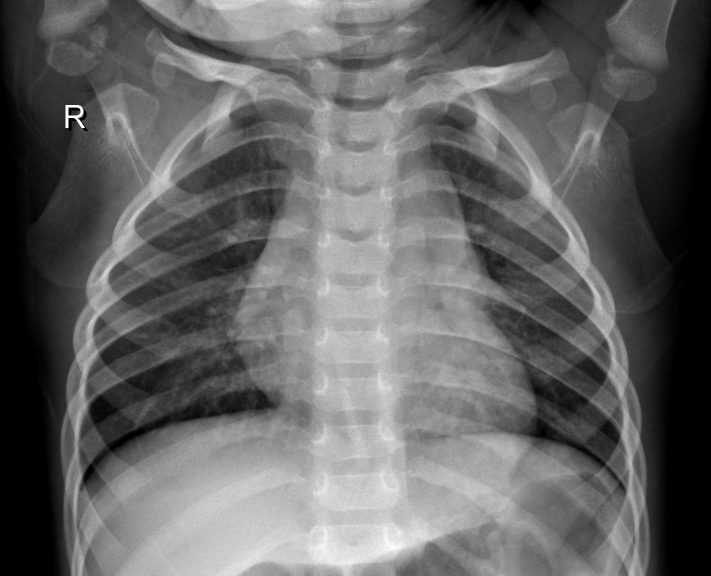
#> input picture train/NORMAL/IM-0117-0001.jpeg, 1422 x 1152 px (shown at 1/2 size); its folder holds only this picture in this run
$ jupyter execute --allow-errors Untitled.ipynb   (shell and % lines are left out)
#> lines starting #> are read from the running program, lines starting #| are printed output that depends on the picture
[cell 1]

import numpy as np
import pandas as pd
import matplotlib
import matplotlib.pyplot as plt
import cv2, os, random
from PIL import Image
import plotly
import plotly.graph_objs as go
import plotly.express as px
from plotly.offline import init_notebook_mode, plot, iplot

#____________________________________________________________

import glob
import tensorflow
from tensorflow.keras.preprocessing.image import array_to_img, img_to_array, load_img
from tensorflow.keras.layers import Conv2D, Flatten, MaxPooling2D, Dense, Dropout, BatchNormalization
from tensorflow.keras.models import Sequential
from mlxtend.plotting import plot_confusion_matrix
from tensorflow.keras.preprocessing import image
from tensorflow.keras.preprocessing.image import ImageDataGenerator
from sklearn.metrics import classification_report, confusion_matrix, accuracy_score
from tensorflow.keras.callbacks import ReduceLROnPlateau
from tensorflow.keras.applications.vgg16 import VGG16
from sklearn.model_selection import train_test_split

#____________________________________________________________

from tqdm.notebook import tqdm
from termcolor import colored
# import albumentations as A

#____________________________________________________________

from warnings import filterwarnings
filterwarnings("ignore")

from sklearn import set_config
set_config(print_changed_only = False)
directory = "D:/Chuyên đề/archive/chest_xray/chest_xray/"

#____________________________________________________________

print(colored("Required libraries were succesfully imported...", color = "green", attrs = ["bold", "dark"]))

[cell 2]
print(tensorflow.config.list_physical_devices("GPU"))
#> (this line was passed over: tensorflow is not available in this run)

print("________________________________________________")

print(tensorflow.test.is_gpu_available(cuda_only = False, min_cuda_compute_capability = None))
#> (this line was passed over: tensorflow is not available in this run)
#> pass 3 of the loop `for i in datasets:`:
#> further down, image is the input picture: PIL image 1422x1152 L; min 0, max 255, mean 100.7
#> `img = image.resize((512, 512))`:
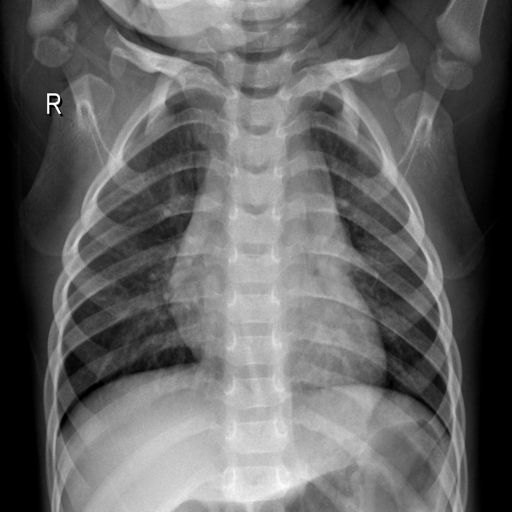
#> img: PIL image 512x512 L; min 0, max 255, mean 100.6
#> pass 3 of the loop `for i in range(1, 10):`:
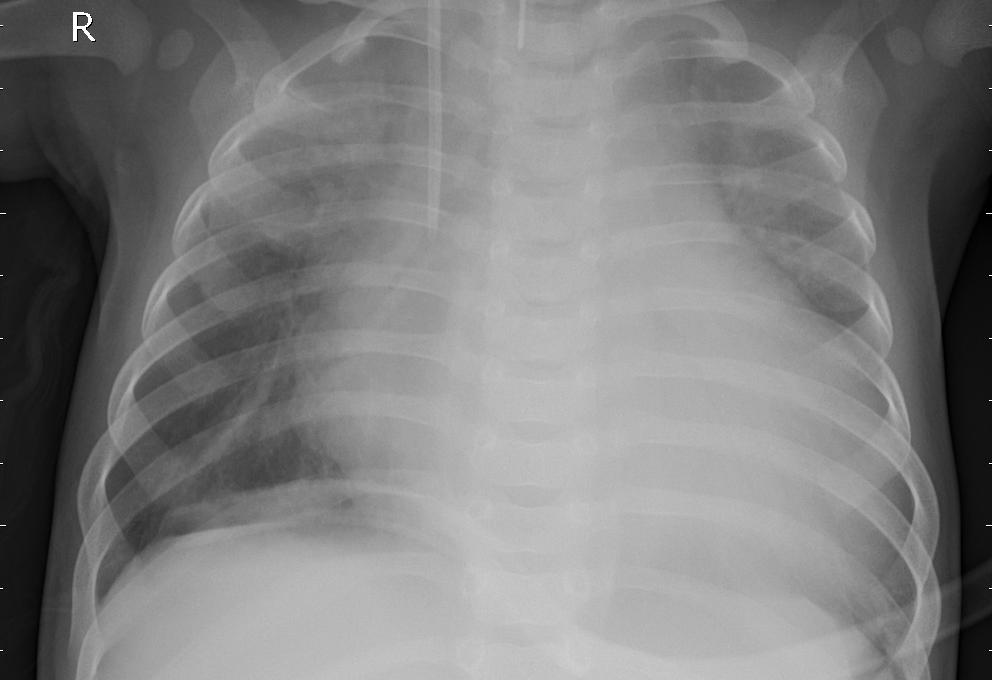
#> input picture train/PNEUMONIA/person1012_bacteria_2943.jpeg, 992 x 680 px
#> image is the input picture: PIL image 992x680 L; min 0, max 255, mean 126
#> `image_erosion = cv2.erode(img, kernel, iterations=3)`:
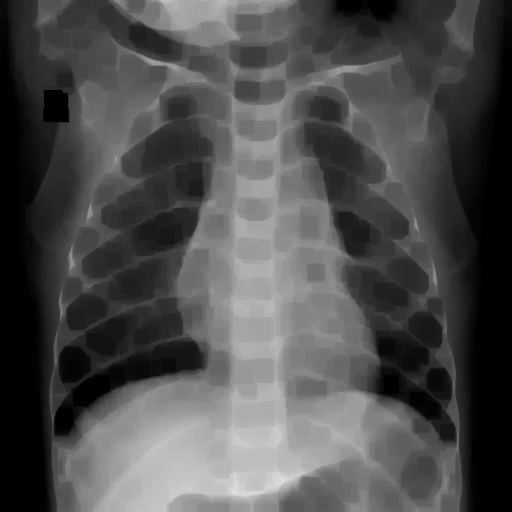
#> image_erosion: shape (512, 512, 3); min 0, max 223, mean 78
#> pass 3 of the loop `for i in range(1, 10):`:
#> `image_dilation = cv2.dilate(img, kernel, iterations = 2)`:
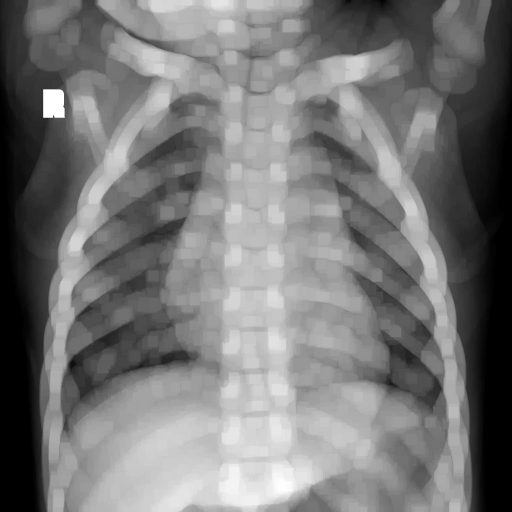
#> image_dilation: shape (512, 512, 3); min 0, max 255, mean 119.4
#> pass 3 of the loop `for i in range(1, 10):`:
#> `image_dilation = cv2.dilate(img, kernel, iterations = 2)`:
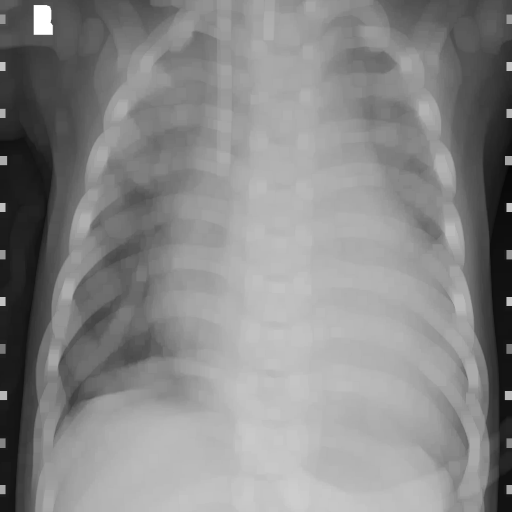
#> image_dilation: shape (512, 512, 3); min 4, max 255, mean 135.7
#> `img = cv2.cvtColor(img, cv2.COLOR_BGR2HSV)`: img: shape (512, 512, 3); mean H, S, V 0, 0, 100.6
#> `img = cv2.addWeighted (np.array(img), 4, cv2.GaussianBlur(img, (0, 0),..`: img: shape (512, 512, 3); mean H, S, V 128, 128, 126.6
#> pass 3 of the loop `for i in range(1, 10):`:
#> `detected_edges = cv2.Canny(img, 80, 100)`:
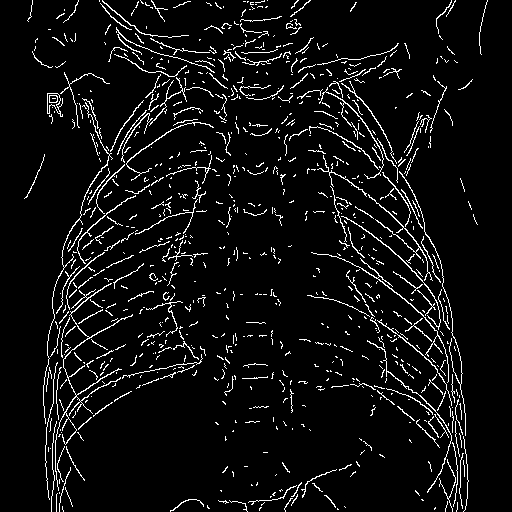
#> detected_edges: shape (512, 512); 6% white in thin lines or dots
#> pass 3 of the loop `for i in range(1, 10):`:
#> `detected_edges = cv2.Canny(img, 80, 100)`:
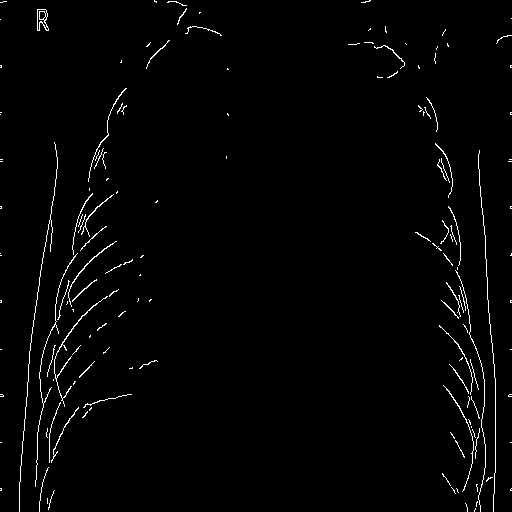
#> detected_edges: shape (512, 512); 1.6% white in thin lines or dots

[cell 3]
print("Current tensorflow version == {}".format(tensorflow. __version__))

[cell 4]

train_df = glob.glob("D:/Chuyên đề/archive/chest_xray/chest_xray/train/**/*.jpeg")
test_df = glob.glob("D:/Chuyên đề/archive/chest_xray/chest_xray/test/**/*.jpeg")
validation_df = glob.glob("D:/Chuyên đề/archive/chest_xray/chest_xray/val/**/*.jpeg")

print(colored("The datasets were succesfully loaded...", color = "green", attrs = ["bold", "dark"]))

[cell 5]
train_df[:5], test_df[:5]

[cell 6]
print("There is {} images in the training dataset".format(len(train_df)))
print("There is {} images in the test dataset".format(len(test_df)))
print("There is {} images in the validation dataset".format(len(validation_df)))

[cell 7]
datasets, pneumonia_lung, normal_lung = ["train", "test", "val"], [], []

for i in datasets:
    path = os.path.join(directory, i)
    normal = glob.glob(os.path.join(path, "NORMAL/*.jpeg"))
    pneumonia = glob.glob(os.path.join(path, "PNEUMONIA/*.jpeg"))
    normal_lung.extend(normal), pneumonia_lung.extend(pneumonia)

print("The number of pneumonia images is {}".format(len(pneumonia_lung)))
print("The number of non-pneumonia images is {}".format(len(normal_lung)))

[cell 8]
random.shuffle(normal_lung)
random.shuffle(pneumonia_lung)
images = normal_lung[:50] + pneumonia_lung[:50]
images[:10]

#> (a cell that did not finish here is left out)

#> (a cell that did not finish here is left out)

[cell 11]
fig = plt.figure(figsize = (20, 15))
columns, rows = 3, 3
#> (the rest of this cell did not finish here and is left out)

[cell 12]
fig = plt.figure(figsize = (20, 15))
columns, rows = 3, 3
#> (the rest of this cell did not finish here and is left out)

[cell 13]
fig = plt.figure(figsize = (20, 15))
columns, rows = 3, 3

#> (the rest of this cell did not finish here and is left out)

[cell 14]
fig = plt.figure(figsize = (20, 15))
columns, rows = 3, 3

#> (the rest of this cell did not finish here and is left out)

[cell 15]
fig = plt.figure(figsize = (20, 15))
columns, rows = 3, 3

#> (the rest of this cell did not finish here and is left out)
